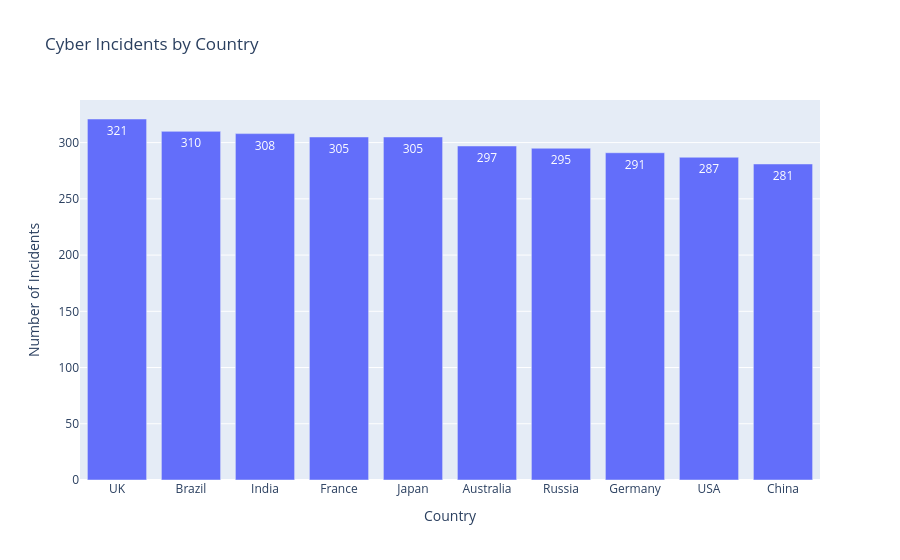

Source (notebook cell):
### Code cell
fig = px.bar(
    country_counts,
    x="Country",
    y="Number of Incidents",
    title="Cyber Incidents by Country",
    text="Number of Incidents"
)

fig.show()

### Figure 1 — Plotly figure (JSON) as saved in the notebook; plotly's stock layout.template omitted (floating-point values rounded to 4 significant figures)
{"data": [{"hovertemplate": "Country=%{x}<br>Number of Incidents=%{text}<extra></extra>", "legendgroup": "", "marker": {"color": "#636efa", "pattern": {"shape": ""}}, "name": "", "orientation": "v", "showlegend": false, "text": [321.0, 310.0, 308.0, 305.0, 305.0, 297.0, 295.0, 291.0, 287.0, 281.0], "textposition": "auto", "type": "bar", "x": ["UK", "Brazil", "India", "France", "Japan", "Australia", "Russia", "Germany", "USA", "China"], "xaxis": "x", "y": [321, 310, 308, 305, 305, 297, 295, 291, 287, 281], "yaxis": "y"}], "layout": {"barmode": "relative", "legend": {"tracegroupgap": 0}, "title": {"text": "Cyber Incidents by Country"}, "xaxis": {"anchor": "y", "domain": [0, 1], "title": {"text": "Country"}}, "yaxis": {"anchor": "x", "domain": [0, 1], "title": {"text": "Number of Incidents"}}}}
